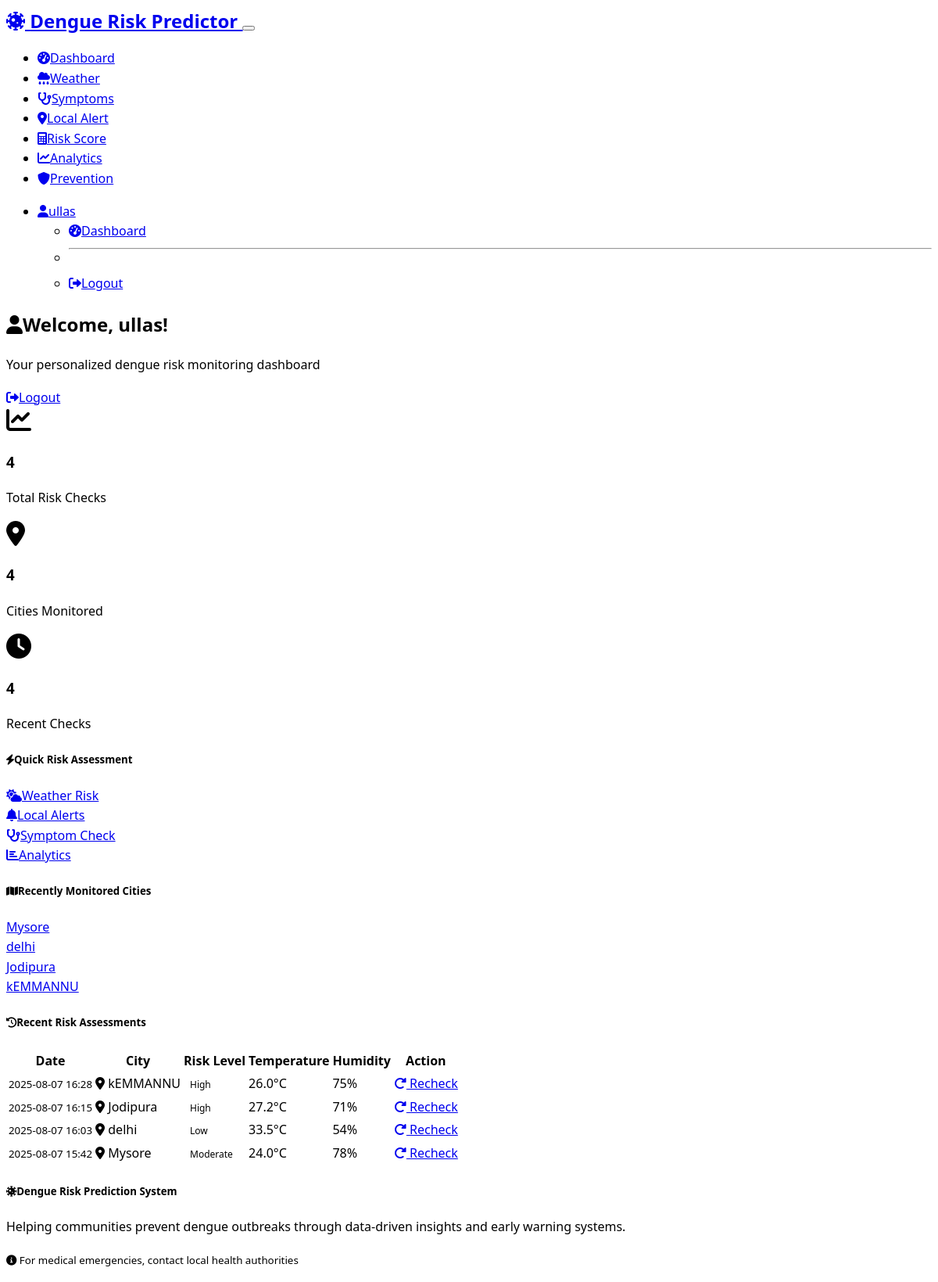
The page /dashboard (signed in) on the database its author committed.
### app.py (models this page shows)
class User(UserMixin, db.Model):
    id = db.Column(db.Integer, primary_key=True)
    name = db.Column(db.String(100), nullable=False)
    email = db.Column(db.String(120), unique=True, nullable=False)
    password_hash = db.Column(db.String(256), nullable=False)
    is_admin = db.Column(db.Boolean, default=False, nullable=False)
    histories = db.relationship('History', backref='user', lazy=True, cascade='all, delete-orphan')

class History(db.Model):
    id = db.Column(db.Integer, primary_key=True)
    user_id = db.Column(db.Integer, db.ForeignKey('user.id'), nullable=False)
    city_name = db.Column(db.String(100), nullable=False)
    risk_level = db.Column(db.String(50), nullable=False)
    temperature = db.Column(db.Float, nullable=True)
    humidity = db.Column(db.Float, nullable=True)
    date_time = db.Column(db.DateTime, default=datetime.utcnow)

### app.py (the view)
@app.route('/dashboard')
@login_required
def dashboard():
    try:
        history = History.query.filter_by(user_id=current_user.id)\
                               .order_by(History.date_time.desc())\
                               .limit(10)\
                               .all()
        total_checks = History.query.filter_by(user_id=current_user.id).count()
        recent_cities = db.session.query(History.city_name)\
                                  .filter_by(user_id=current_user.id)\
                                  .distinct()\
                                  .limit(5)\
                                  .all()
        recent_cities = [city[0] for city in recent_cities]
        return render_template('dashboard.html',
                             history=history,
                             total_checks=total_checks,
                             recent_cities=recent_cities)
    except Exception as e:
        logging.error(f"Dashboard error: {str(e)}")
        flash('Error loading dashboard data', 'error')
        return render_template('dashboard.html', history=[], total_checks=0, recent_cities=[])

### templates/dashboard.html (shortened to what this page needs)
{% extends "base.html" %}
{% block content %}
<div class="container">
    <div class="row mb-4">
        <div class="col-12">
            <div class="card bg-primary text-white">
                <div class="card-body">
                    <div class="row align-items-center">
                        <div class="col-md-8">
                            <h2 class="card-title mb-0">
                                <i class="fas fa-user me-2"></i>Welcome, {{ current_user.name }}!
                            </h2>
                            <p class="mb-0">Your personalized dengue risk monitoring dashboard</p>
                        </div>
                        <div class="col-md-4 text-md-end">
                            <a href="{{ url_for('logout') }}" class="btn btn-light">
                                <i class="fas fa-sign-out-alt me-2"></i>Logout
                            </a>
                        </div>
                    </div>
                </div>
            </div>
        </div>
    </div>
    <div class="row mb-4">
        <div class="col-md-4">
            <div class="card">
                <div class="card-body text-center">
                    <i class="fas fa-chart-line fa-2x text-primary mb-2"></i>
                    <h3 class="text-primary">{{ total_checks }}</h3>
                    <p class="mb-0">Total Risk Checks</p>
                </div>
            </div>
        </div>
        <div class="col-md-4">
            <div class="card">
                <div class="card-body text-center">
                    <i class="fas fa-map-marker-alt fa-2x text-info mb-2"></i>
                    <h3 class="text-info">{{ recent_cities|length }}</h3>
                    <p class="mb-0">Cities Monitored</p>
                </div>
            </div>
        </div>
        <div class="col-md-4">
            <div class="card">
                <div class="card-body text-center">
                    <i class="fas fa-clock fa-2x text-success mb-2"></i>
                    <h3 class="text-success">{{ history|length }}</h3>
                    <p class="mb-0">Recent Checks</p>
                </div>
            </div>
        </div>
    </div>
    <div class="row mb-4">
        <div class="col-12">
            <div class="card">
                <div class="card-header">
                    <h5 class="mb-0">
                        <i class="fas fa-bolt me-2"></i>Quick Risk Assessment
                    </h5>
                </div>
                <div class="card-body">
                    <div class="row">
                        <div class="col-lg-3 col-md-6 mb-2">
                            <a href="{{ url_for('weather_prediction') }}" class="btn btn-outline-primary w-100">
                                <i class="fas fa-cloud-sun me-2"></i>Weather Risk
                            </a>
                        </div>
                        <div class="col-lg-3 col-md-6 mb-2">
                            <a href="{{ url_for('local_alert_route') }}" class="btn btn-outline-warning w-100">
                                <i class="fas fa-bell me-2"></i>Local Alerts
                            </a>
                        </div>
                        <div class="col-lg-3 col-md-6 mb-2">
                            <a href="{{ url_for('symptom_checker_route') }}" class="btn btn-outline-info w-100">
                                <i class="fas fa-stethoscope me-2"></i>Symptom Check
                            </a>
                        </div>
                        <div class="col-lg-3 col-md-6 mb-2">
                            <a href="{{ url_for('visualization') }}" class="btn btn-outline-success w-100">
                                <i class="fas fa-chart-bar me-2"></i>Analytics
                            </a>
                        </div>
                    </div>
                </div>
            </div>
        </div>
    </div>
    {% if recent_cities %}
    <div class="row mb-4">
        <div class="col-12">
            <div class="card">
                <div class="card-header">
                    <h5 class="mb-0">
                        <i class="fas fa-map me-2"></i>Recently Monitored Cities
                    </h5>
                </div>
                <div class="card-body">
                    <div class="row">
                        {% for city in recent_cities %}
                        <div class="col-md-2 col-sm-4 col-6 mb-2">
                            <a href="{{ url_for('weather_prediction') }}" class="btn btn-outline-secondary btn-sm w-100">
                                {{ city }}
                            </a>
                        </div>
                        {% endfor %}
                    </div>
                </div>
            </div>
        </div>
    </div>
    {% endif %}
    <div class="row">
        <div class="col-12">
            <div class="card">
                <div class="card-header">
                    <h5 class="mb-0">
                        <i class="fas fa-history me-2"></i>Recent Risk Assessments
                    </h5>
                </div>
                <div class="card-body">
                    {% if history %}
                        <div class="table-responsive">
                            <table class="table table-striped">
                                <thead>
                                    <tr>
                                        <th>Date</th>
                                        <th>City</th>
                                        <th>Risk Level</th>
                                        <th>Temperature</th>
                                        <th>Humidity</th>
                                        <th>Action</th>
                                    </tr>
                                </thead>
                                <tbody>
                                    {% for entry in history %}
                                    <tr>
                                        <td>
                                            <small>{{ entry.date_time.strftime('%Y-%m-%d %H:%M') }}</small>
                                        </td>
                                        <td>
                                            <i class="fas fa-map-marker-alt text-muted me-1"></i>
                                            {{ entry.city_name }}
                                        </td>
                                        <td>
                                            {% if entry.risk_level == 'High' %}
                                                <span class="badge bg-danger">{{ entry.risk_level }}</span>
                                            {% elif entry.risk_level == 'Moderate' or entry.risk_level == 'Medium' %}
                                                <span class="badge bg-warning">{{ entry.risk_level }}</span>
                                            {% elif entry.risk_level == 'Low' %}
                                                <span class="badge bg-success">{{ entry.risk_level }}</span>
                                            {% else %}
                                                <span class="badge bg-secondary">{{ entry.risk_level }}</span>
                                            {% endif %}
                                        </td>
                                        <td>
                                            {% if entry.temperature %}
                                                {{ "%.1f"|format(entry.temperature) }}°C
                                            {% else %}
                                                <small class="text-muted">N/A</small>
                                            {% endif %}
                                        </td>
                                        <td>
                                            {% if entry.humidity %}
                                                {{ "%.0f"|format(entry.humidity) }}%
                                            {% else %}
                                                <small class="text-muted">N/A</small>
                                            {% endif %}
                                        </td>
                                        <td>
                                            <a href="{{ url_for('weather_prediction') }}" class="btn btn-sm btn-outline-primary">
                                                <i class="fas fa-redo-alt"></i> Recheck
                                            </a>
                                        </td>
                                    </tr>
                                    {% endfor %}
                                </tbody>
                            </table>
                        </div>
                    {% endif %}
                </div>
            </div>
        </div>
    </div>
</div>
{% endblock %}

### templates/base.html (shortened to what this page needs)
<!DOCTYPE html>
<html lang="en" data-bs-theme="dark">
<head>
    <link href="https://cdn.replit.com/agent/bootstrap-agent-dark-theme.min.css" rel="stylesheet">
    <link href="https://cdnjs.cloudflare.com/ajax/libs/font-awesome/6.0.0/css/all.min.css" rel="stylesheet">
    <link href="{{ url_for('static', filename='style.css') }}" rel="stylesheet">
    <link rel="stylesheet" href="https://unpkg.com/leaflet@1.9.4/dist/leaflet.css" />
</head>
<body>
    <nav class="navbar navbar-expand-lg navbar-dark bg-primary">
        <div class="container">
            <a class="navbar-brand fw-bold" href="{{ url_for('index') }}">
                <i class="fas fa-virus-covid me-2"></i>
                Dengue Risk Predictor
            </a>
            <button class="navbar-toggler" type="button" data-bs-toggle="collapse" data-bs-target="#navbarNav">
            </button>
            <div class="collapse navbar-collapse" id="navbarNav">
                <ul class="navbar-nav me-auto">
                    {% if current_user.is_authenticated %}
                    <li class="nav-item">
                        <a class="nav-link" href="{{ url_for('dashboard') }}">
                            <i class="fas fa-tachometer-alt me-1"></i>Dashboard
                        </a>
                    </li>
                    <li class="nav-item">
                        <a class="nav-link" href="{{ url_for('weather_prediction') }}">
                            <i class="fas fa-cloud-rain me-1"></i>Weather
                        </a>
                    </li>
                    <li class="nav-item">
                        <a class="nav-link" href="{{ url_for('symptom_checker_route') }}">
                            <i class="fas fa-stethoscope me-1"></i>Symptoms
                        </a>
                    </li>
                    <li class="nav-item">
                        <a class="nav-link" href="{{ url_for('local_alert_route') }}">
                            <i class="fas fa-map-marker-alt me-1"></i>Local Alert
                        </a>
                    </li>
                    <li class="nav-item">
                        <a class="nav-link" href="{{ url_for('risk_calculator_route') }}">
                            <i class="fas fa-calculator me-1"></i>Risk Score
                        </a>
                    </li>
                    <li class="nav-item">
                        <a class="nav-link" href="{{ url_for('visualization') }}">
                            <i class="fas fa-chart-line me-1"></i>Analytics
                        </a>
                    </li>
                    <li class="nav-item">
                        <a class="nav-link" href="{{ url_for('prevention') }}">
                            <i class="fas fa-shield-alt me-1"></i>Prevention
                        </a>
                    </li>
                    {% else %}
                    <li class="nav-item">
                        <a class="nav-link" href="{{ url_for('index') }}">
                            <i class="fas fa-home me-1"></i>Home
                        </a>
                    </li>
                    {% endif %}
                </ul>
                <ul class="navbar-nav">
                    {% if current_user.is_authenticated %}
                    <li class="nav-item dropdown">
                        <a class="nav-link dropdown-toggle" href="#" role="button" data-bs-toggle="dropdown" aria-expanded="false">
                            <i class="fas fa-user me-1"></i>{{ current_user.name }}
                        </a>
                        <ul class="dropdown-menu dropdown-menu-end">
                            <li><a class="dropdown-item" href="{{ url_for('dashboard') }}">
                                <i class="fas fa-tachometer-alt me-2"></i>Dashboard</a></li>
                            <li><hr class="dropdown-divider"></li>
                            <li><a class="dropdown-item" href="{{ url_for('logout') }}">
                                <i class="fas fa-sign-out-alt me-2"></i>Logout</a></li>
                        </ul>
                    </li>
                    {% endif %}
                </ul>
            </div>
        </div>
    </nav>
    <main class="py-4">
        {% block content %}{% endblock %}
    </main>
    <footer class="bg-dark text-light py-4 mt-5">
        <div class="container">
            <div class="row">
                <div class="col-md-8">
                    <h5><i class="fas fa-virus-covid me-2"></i>Dengue Risk Prediction System</h5>
                    <p class="mb-0">Helping communities prevent dengue outbreaks through data-driven insights and early warning systems.</p>
                </div>
                <div class="col-md-4 text-end">
                    <p class="mb-0">
                        <small>
                            <i class="fas fa-info-circle me-1"></i>
                            For medical emergencies, contact local health authorities
                        </small>
                    </p>
                </div>
            </div>
        </div>
    </footer>
</body>
</html>

### rows shown on the page
User: name "ullas"
History: date_time "2025-08-07 16:28", city_name "kEMMANNU", risk_level "High", temperature "26.0", humidity "75"
History: date_time "2025-08-07 16:15", city_name "Jodipura", risk_level "High", temperature "27.2", humidity "71"
History: date_time "2025-08-07 16:03", city_name "delhi", risk_level "Low", temperature "33.5", humidity "54"
History: date_time "2025-08-07 15:42", city_name "Mysore", risk_level "Moderate", temperature "24.0", humidity "78"

### other values the page prints
{{ total_checks }} "4"
{{ recent_cities|length }} "4"
{{ history|length }} "4"
{{ city }} "Mysore" "delhi" "Jodipura" "kEMMANNU"
